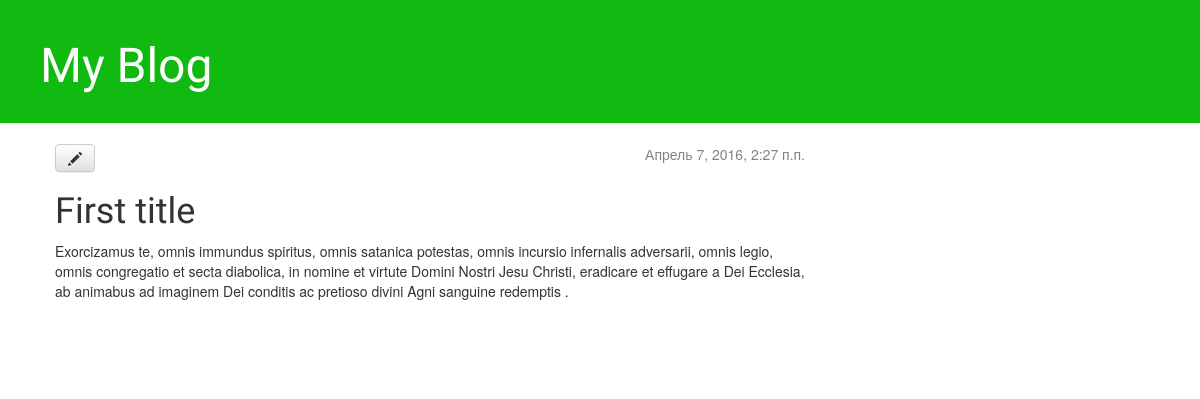
Page /post/5/ on the earlier database version.
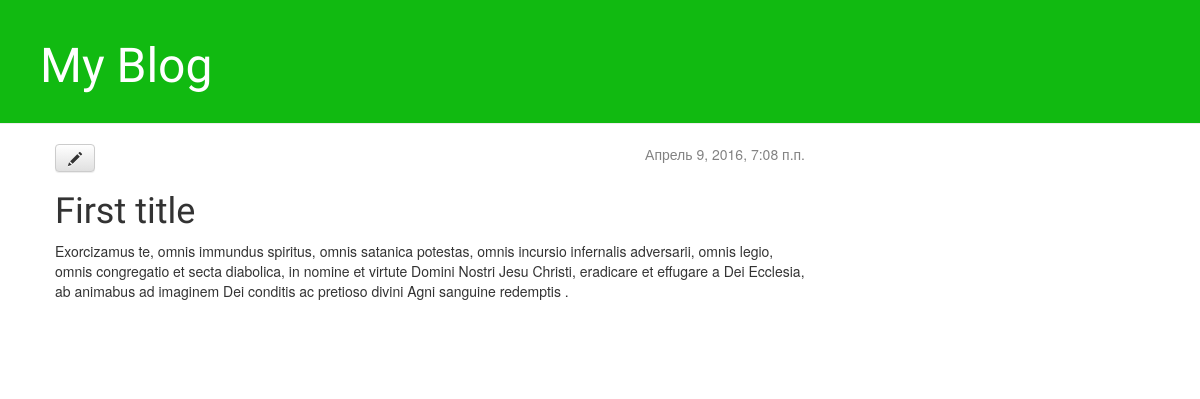
Same page on the later database version.
### blog/views.py (the view)
# urls.py: url(r'^post/(?P<pk>[0-9]+)/$', views.post_detail, name='post_detail'),
def post_detail(request, pk):
    post = get_object_or_404(Post, pk=pk)
    return render(request, 'blog/post_detail.html', {'post': post})

### blog/templates/blog/post_detail.html
{% extends 'blog/base.html' %}
    {% block content %}
        <div class="post">
            {% if post.published_date %}
                <div class="date">
                    {{ post.published_date }}
                </div>
            {% endif %}
            <a class="btn btn-default" href="{% url 'post_edit' pk=post.pk %}"><span class="glyphicon glyphicon-pencil"></span></a>
            <h1>{{ post.title }}</h1>
            <p>{{ post.text|linebreaks }}</p>
        </div>
    {% endblock %}

Differences in the rows shown:
changed Post "First title": published_date "Апрель 7, 2016, 2:27 п.п." → "Апрель 9, 2016, 7:08 п.п."
